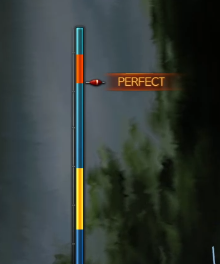
#> input picture assets/bar.png, 220 x 264 px, found by its file name; the run also reads 1 picture not shown here
$ python main.py
#> lines starting #> are read from the running program, lines starting #| are printed output that depends on the picture
### image_processor.py
import cv2
import numpy as np

class ImageProcessor:
    def __init__(self, isaret_path, bar_path):
#> called with isaret_path = 'assets/isaret.png', bar_path = 'assests/bar.png'
        self.isaret_template = cv2.imread(isaret_path, 0)
        self.bar_template = cv2.imread(bar_path, 0)
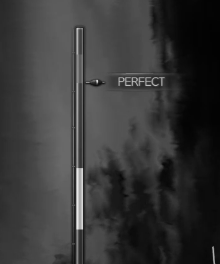
#> self.bar_template: shape (264, 220); min 2, max 233, mean 55.6

    # [9 lines left out: functions isaret_bul, bar_imlec_bul, not called in this run]

    def turuncu_alani_bul(self, imlec_koordinatlari, config):
        x_koordinat = imlec_koordinatlari[0]
        return config["turuncu_alan_baslama"] <= x_koordinat <= config["turuncu_alan_bitis"]


### action_handler.py
import pyautogui
import time

class ActionHandler:
    def __init__(self, config):
        self.config = config

    def bas(self, key):
        pyautogui.press(key)

    def olta_at(self):
        self.bas(self.config["olta_tusu"])

    def balik_cek(self, isaret_koordinat):
        if isaret_koordinat:
            self.olta_at()

    def bar_takip(self, imlec_koordinatlari, turuncu_alanda_mi):
        if turuncu_alanda_mi:
            self.bas(self.config["bar_tusu"])

### main.py
import cv2
import pyautogui
import numpy as np
import time
from config import CONFIG
from image_processor import ImageProcessor
from action_handler import ActionHandler

def main():
    image_processor = ImageProcessor("assets/isaret.png", "assests/bar.png")
    action_handler = ActionHandler(CONFIG)

    while True:
        ekran_goruntusu = np.array(pyautogui.screenshot())
        gri_goruntu = cv2.cvtColor(ekran_goruntusu, cv2.COLOR_BGR2GRAY)

        isaret_koordinat = image_processor.isaret_bul(gri_goruntu)
        action_handler.balik_cek(isaret_koordinat)

        imlec_koordinatlari = image_processor.bar_imlec_bul(gri_goruntu)
        turuncu_alanda_mi = image_processor.turuncu_alani_bul(imlec_koordinatlari, CONFIG)
        action_handler.bar_takip(imlec_koordinatlari, turuncu_alanda_mi)

        if isaret_koordinat:
            action_handler.olta_at()

        time.sleep(CONFIG["kontrol_frekansi"])

if __name__ == "__main__":
#> (the run stopped early here; a loop or call above may not have finished)
